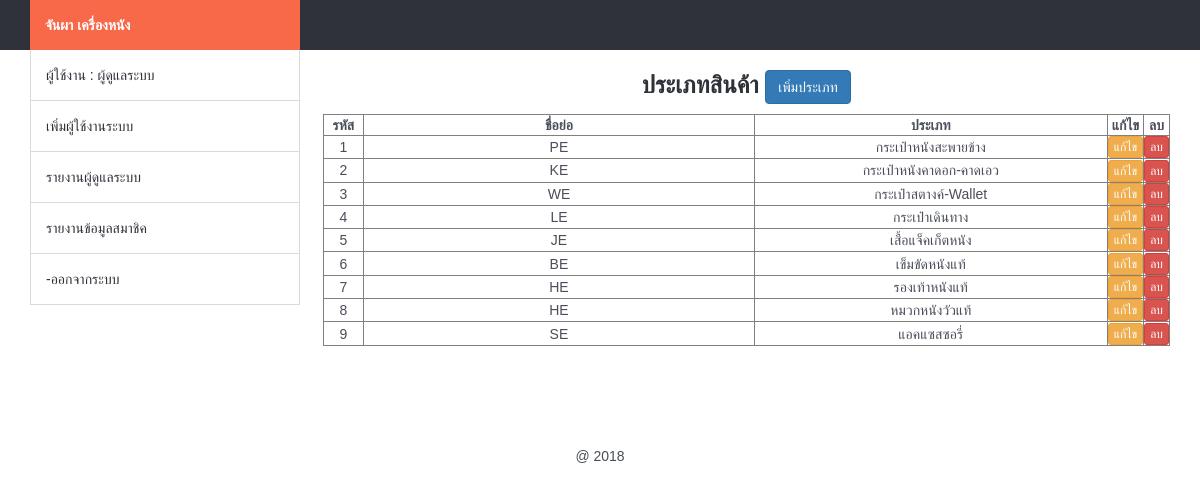
/backend/list_product_type.php (signed in), run on an earlier commit of the app's database.
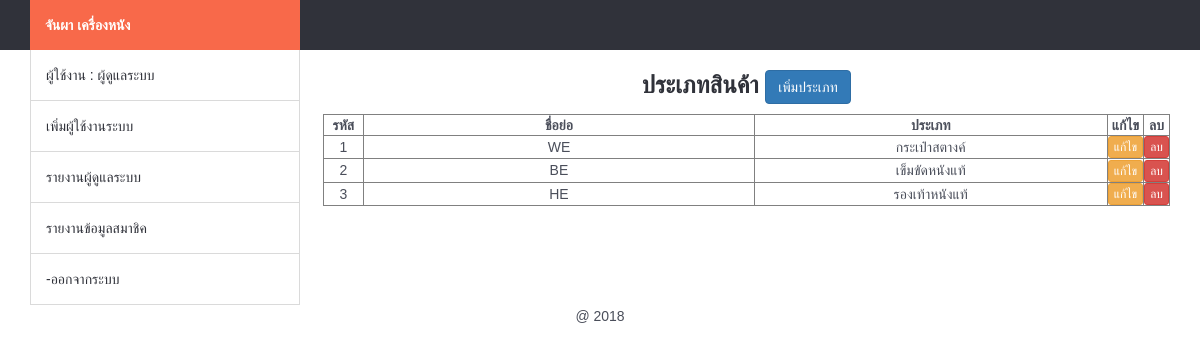
And on a later commit of the database.
### tables this page shows
CREATE TABLE `tbl_type` (
  `t_id` int(11) NOT NULL,
  `t_type` varchar(11) NOT NULL,
  `t_name` varchar(100) NOT NULL
);

### backend/mm.php (called while the page is built, shortened)
<?php require_once('../Connections/condb.php'); ?>
<?php
$colname_mm = "-1";
if (isset($_SESSION['MM_admin'])) {
  $colname_mm = $_SESSION['MM_admin'];
}
$query_mm = sprintf("SELECT * FROM tbl_admin WHERE admin_user = %s", GetSQLValueString($colname_mm, "text"));
$mm = mysql_query($query_mm, $condb) or die(mysql_error());
$row_mm = mysql_fetch_assoc($mm);
?>

### backend/list_product_type.php (the view, shortened to what this page needs)
<?php require_once('../Connections/condb.php'); ?>
<?php
if (!function_exists("GetSQLValueString")) {
function GetSQLValueString($theValue, $theType, $theDefinedValue = "", $theNotDefinedValue = "")
{
  $theValue = function_exists("mysql_real_escape_string") ? mysql_real_escape_string($theValue) : mysql_escape_string($theValue);
  switch ($theType) {
    case "text":
      $theValue = ($theValue != "") ? "'" . $theValue . "'" : "NULL";
      break;
  }
  return $theValue;
}
}
$query_ptype = "SELECT * FROM tbl_type";
$ptype = mysql_query($query_ptype, $condb) or die(mysql_error());
$row_ptype = mysql_fetch_assoc($ptype);
$totalRows_ptype = mysql_num_rows($ptype);
?>
<!DOCTYPE html>
<html lang="en">
  <head>
	<?php include('h.php');?>
    <?php include('datatable.php');?>
  </head> <?php include('navbar.php');?>
  <body><?php ?>
  <div class="container">
    <div class="row">
       <div class="col-md-3">
</div>
    <div class="col-md-9">
        <h3 align="center"> ประเภทสินค้า <a href="add_product_type.php" class="btn btn-primary"> เพิ่มประเภท </a> </h3>
        <table id="example" class="display" cellspacing="0" border="1">
		  <thead>
          <tr>
            <th width="5%">รหัส</th>
            <th width="50%">ชื่อย่อ</th>
            <th width="50%">ประเภท</th>
            <th width="5%"> <center> แก้ไข </center></th>
            <th width="5%"> <center> ลบ </center></th>
          </tr>
        </thead>
        <?php if($totalRows_ptype>0){?>
          <?php
$i =1;
          do { ?>
           <tr>
              <td align="center"><?php echo $i; ?></td>
              <td align="center"><?php echo $row_ptype['t_type']; ?></td>
              <td align="center"><?php echo $row_ptype['t_name']; ?></td>
              <td><center> <a href="edit_product_type.php?t_id=<?php echo $row_ptype['t_id'];?>" class="btn btn-warning btn-xs"> แก้ไข </a> </center></td>
              <td><center>
                <a href="del_product_type.php?t_id=<?php echo $row_ptype['t_id'];?>" class="btn btn-danger btn-xs" onClick="return confirm('ยืนยันการลบ');">
                ลบ </a></center></td>
              </tr>
              <?php $i +=1; ?>
            <?php } while ($row_ptype = mysql_fetch_assoc($ptype)); ?>
        <?php } ?>
        </table>
      </div>
    </div>
 </div>
  </body>
</html>
<?php include('f.php');?>

### backend/h.php (shortened to what this page needs)
<link href="../css/bootstrap.min.css" rel="stylesheet">
<link href="../css/style.css" rel="stylesheet">

### backend/datatable.php (shortened to what this page needs)
<link rel="stylesheet" type="text/css" href="https://cdn.datatables.net/1.10.19/css/jquery.dataTables.min.css">
<link rel="stylesheet" type="text/css" href="https://cdn.datatables.net/buttons/1.5.2/css/buttons.dataTables.min.css">
<link rel="stylesheet" href="https://cdnjs.cloudflare.com/ajax/libs/bootstrap-datepicker/1.6.4/css/bootstrap-datepicker.css" />

### backend/navbar.php (shortened to what this page needs)
<div id="navigation">
	<div class="container">
		<div id="responsive-nav">
			<div class="category-nav">
				<?php include('mm.php');?>
				<span class="category-header"><a href="index.php"><font color="#FFFFFF" >จันผา เครื่องหนัง </font> </a><i class="fa fa-list"></i></span>
				<ul class="category-list">
					<li  class="dropdown side-dropdown">
						<a  class="dropdown-toggle" data-toggle="dropdown" aria-expanded="true">ผู้ใช้งาน : <?php echo $row_mm['admin_name'];?> </a>
					</li>
					<?php
					if ($row_mm['status'] == 'admin') { ?>
						<li><a href="adduser_admin.php">เพิ่มผู้ใช้งานระบบ</a></li>
						<li><a href="list_admin.php">รายงานผู้ดูแลระบบ</a></li>
						<li><a href="list_member.php">รายงานข้อมูลสมาชิค</a></li>
						<li><a href="../logout_admin.php">-ออกจากระบบ</a></li>
					<?php } ?>
				</ul>
			</div>
		</div>
	</div>
</div>
<br>

### backend/f.php (shortened to what this page needs)
<p align="center" style="padding-top:100px">
@ 2018
</p>

### css/style.css (style rules this page uses)
th { text-align:center; }

### backend/navbar.php (style rules this page uses)
body { font-family: 'Hind', sans-serif; color: #4A4E5A; overflow-x: hidden; }
h1, h2, h3, h4, h5, h6 { color: #30323A; margin: 0 0 10px; font-weight: 700; }
a { color: #30323A; -webkit-transition: 0.3s color; transition: 0.3s color; }
ul, ol { margin: 0; padding: 0; list-style: none }
#navigation { background-color: #30323A; }
#navigation .container { position: relative; }
.category-nav { float: left; width: 270px; }
.category-nav .category-header { padding: 15px; display: block; text-transform: uppercase; background: #F8694A; color: #FFF; font-weight: 700; }
.category-nav .category-list { position: absolute; width: 270px; background-color: #FFF; border-left: 1px solid #DADADA; border-right: 1px solid #DADADA; border-bottom: 1px solid #DADADA; z-index: 50; -webkit-transition: 0.3s all; transition: 0.3s all; }
.category-nav .category-list>li+li { border-top: 1px solid #DADADA; }
.category-nav .category-list>li>a { display: block; padding: 15px; text-transform: uppercase; }

What changed in the data, as far as the page shows it:
removed tbl_type: t_type "PE", t_name "กระเป๋าหนังสะพายข้าง"
removed tbl_type: t_type "KE", t_name "กระเป๋าหนังคาดอก-คาดเอว"
removed tbl_type: t_type "LE", t_name "กระเป๋าเดินทาง"
removed tbl_type: t_type "JE", t_name "เสื้อแจ็คเก็ตหนัง"
removed tbl_type: t_type "HE", t_name "หมวกหนังวัวแท้"
removed tbl_type: t_type "SE", t_name "แอคแซสซอรี่"
changed tbl_type "WE": t_name "กระเป๋าสตางค์-Wallet" → "กระเป๋าสตางค์"
